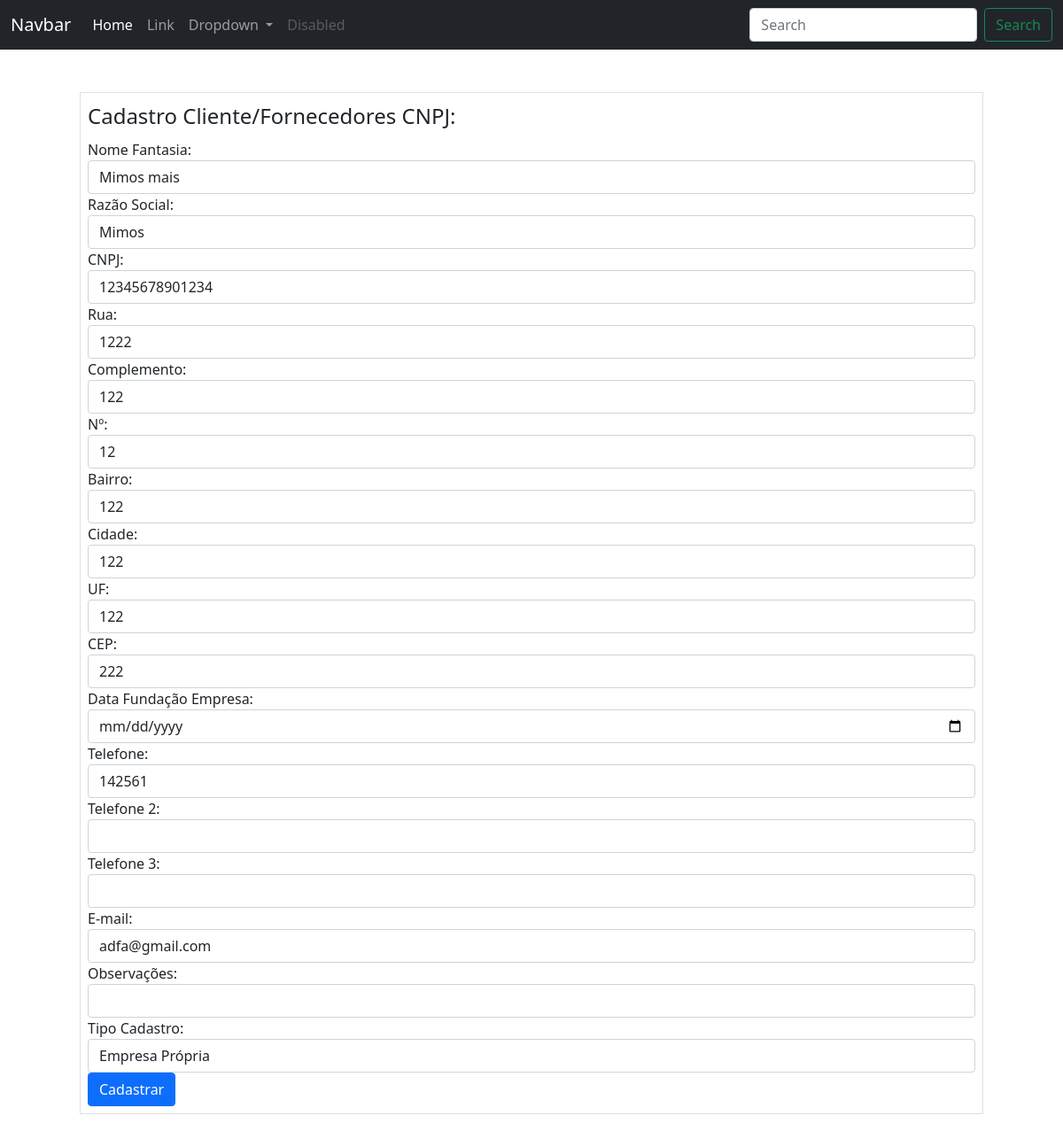
Page /clientesfornecedores/cnpj/1/edicao (signed in) on the earlier database version.
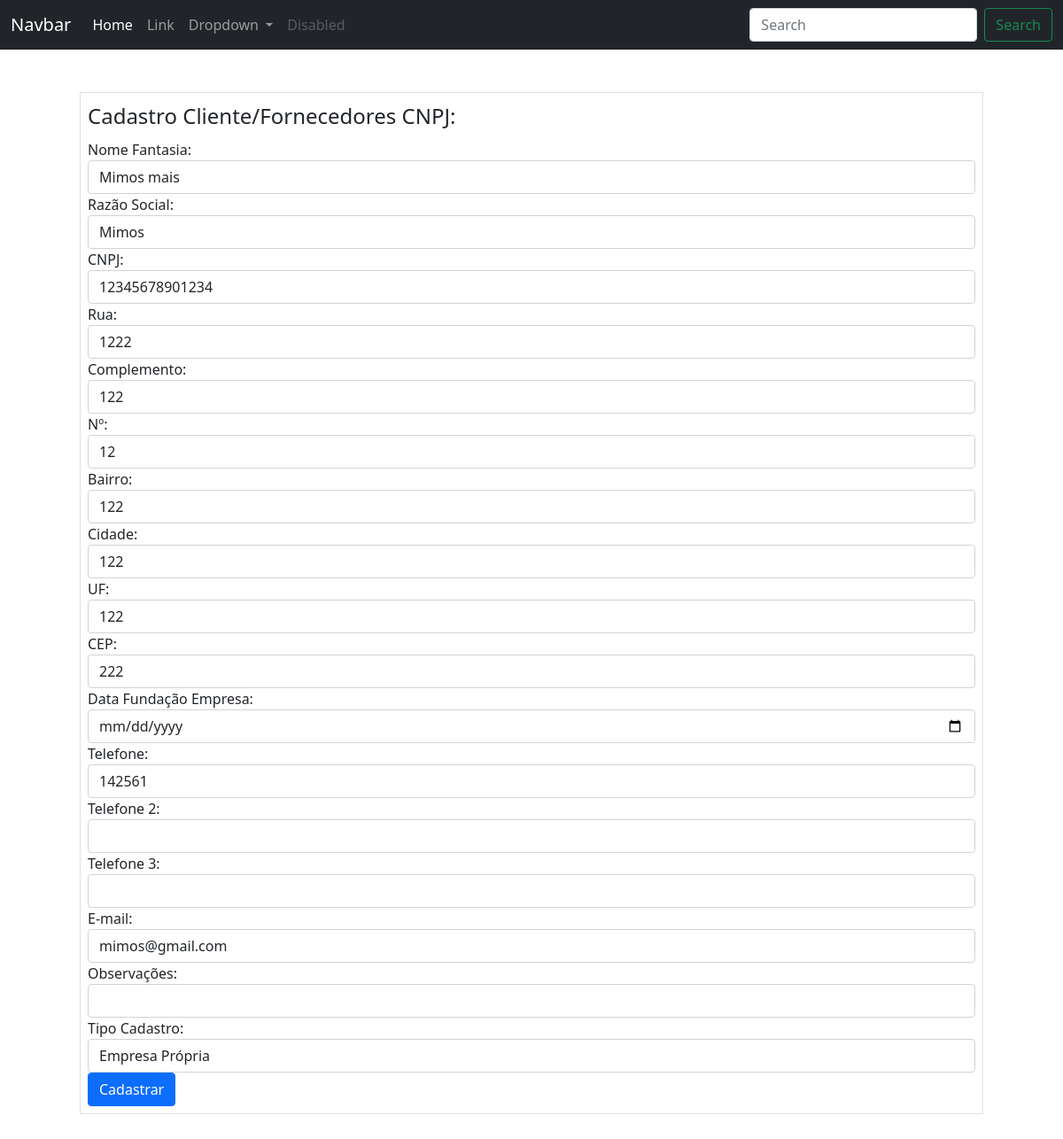
Same page on the later database version.
### ERP/models.py (models this page shows)
class ClientesFornecedores(database.Model):
    __tablename__ ='clientes_fornecedores'
    id = database.Column(database.Integer, primary_key=True)
    nome_fantasia = database.Column(database.String(500))
    razao_social = database.Column(database.String(500))
    cnpj = database.Column(database.String(20), unique=True)
    rua = database.Column(database.String(100))
    complemento = database.Column(database.String(70))
    nro = database.Column(database.String(20))
    bairro = database.Column(database.String(70))
    cidade = database.Column(database.String(70))
    uf = database.Column(database.String(2))
    cep = database.Column(database.String(15))
    data_fundacao = database.Column(database.Date)
    cpf = database.Column(database.String(20), unique=True)
    nome = database.Column(database.String(100))
    telefone = database.Column(database.String(20))
    telefone2 = database.Column(database.String(20))
    telefone3 = database.Column(database.String(20))
    email = database.Column(database.String(100))
    data_aniversario = database.Column(database.Date)
    obs = database.Column(database.Text)
    data_cadastro = database.Column(database.DateTime, default=datetime.utcnow())
    tipo_cadastro = database.Column(database.Integer, database.ForeignKey('tipos_cadastro.id'), nullable=False)
    id_usuario_cadastro = database.Column(database.Integer, database.ForeignKey('usuarios.id'), nullable=False)

### ERP/routes.py (the view, shortened to what this page needs)
@app.route('/clientesfornecedores/<tipo_emp>/<cliente_fornecedor_id>/edicao', methods=['GET', 'POST'])
@login_required
def edicao_clientes_fornecedores(tipo_emp, cliente_fornecedor_id):
    cliente_fornecedor = ClientesFornecedores.query.get_or_404(cliente_fornecedor_id)
    if tipo_emp == 'cnpj':
        form = FormCadastroCNPJ(obj=cliente_fornecedor)
        form.tipo_cadastro.choices = [(tipo.id, tipo.nome_tipo) for tipo in TiposCadastros.query.all()]
        return render_template('cadastro_cnpj.html', form=form)

### ERP/forms.py
class FormCadastroCNPJ(FlaskForm):
    nome_fantasia = StringField('Nome Fantasia:', validators=[DataRequired()])
    razao_social = StringField('Razão Social:', validators=[DataRequired()])
    cnpj = StringField('CNPJ:', validators=[DataRequired(), Length(14,18)])
    rua = StringField('Rua:', validators=[DataRequired()])
    complemento = StringField('Complemento:')
    nro = StringField('Nº:', validators=[DataRequired()])
    bairro = StringField('Bairro:', validators=[DataRequired()])
    cidade = StringField('Cidade:', validators=[DataRequired()])
    uf = StringField('UF:', validators=[DataRequired()])
    cep = StringField('CEP:', validators=[DataRequired()])
    fundacao = DateField('Data Fundação Empresa:')
    telefone = StringField('Telefone:', validators=[DataRequired()])
    telefone2 = StringField('Telefone 2:')
    telefone3 = StringField('Telefone 3:')
    email = StringField('E-mail:', validators=[DataRequired(), Email()])
    obs = StringField('Observações:')
    tipo_cadastro = SelectField('Tipo Cadastro:')
    botao_submit = SubmitField('Cadastrar')

### ERP/routes.py (called while the page is built)
@login_manager.user_loader
def load_user(user_id):
    return Usuarios.query.get(int(user_id))

### ERP/templates/cadastro_cnpj.html (shortened to what the changed rows need)
{% include 'base.html' %}
{% block content %}
    <div class="container">
        <form method='POST' action="" class="border m-5 p-2">
            <fieldset>
                <div class="form-group">
                    {{ form.nome_fantasia.label(class="form-control-label") }}
                    {{ form.nome_fantasia(class="form-control") }}
                </div>
                <div class="form-group">
                    {{ form.razao_social.label(class="form-control-label") }}
                    {{ form.razao_social(class="form-control") }}
                </div>
                <div class="form-group">
                    {{ form.cnpj.label(class="form-control-label") }}
                    {% if form.cnpj.errors %}
                        {{ form.cnpj(class="form-control is-invalid") }}
                        <div class="invalid_feedback">
                            {% for erro in form.cnpj.errors %}
                                {{ erro }}
                            {% endfor %}
                        </div>
                        {% else %}
                            {{ form.cnpj(class="form-control") }}
                        {% endif %}
                </div>
                <div class="form-group">
                    {{ form.rua.label(class="form-control-label") }}
                    {{ form.rua(class="form-control") }}
                </div>
                <div class="form-group">
                    {{ form.complemento.label(class="form-control-label") }}
                    {{ form.complemento(class="form-control") }}
                </div>
                <div class="form-group">
                    {{ form.nro.label(class="form-control-label") }}
                    {{ form.nro(class="form-control") }}
                </div>
                <div class="form-group">
                    {{ form.bairro.label(class="form-control-label") }}
                    {{ form.bairro(class="form-control") }}
                </div>
                <div class="form-group">
                    {{ form.cidade.label(class="form-control-label") }}
                    {{ form.cidade(class="form-control") }}
                </div>
                <div class="form-group">
                    {{ form.uf.label(class="form-control-label") }}
                    {{ form.uf(class="form-control") }}
                </div>
                <div class="form-group">
                    {{ form.cep.label(class="form-control-label") }}
                    {{ form.cep(class="form-control") }}
                </div>
                <div class="form-group">
                    {{ form.telefone.label(class="form-control-label") }}
                    {{ form.telefone(class="form-control") }}
                </div>
                <div class="form-group">
                    {{ form.telefone2.label(class="form-control-label") }}
                    {{ form.telefone2(class="form-control") }}
                </div>
                <div class="form-group">
                    {{ form.telefone3.label(class="form-control-label") }}
                    {{ form.telefone3(class="form-control") }}
                </div>
                <div class="form-group">
                    {{ form.email.label(class="form-control-label") }}
                    {{ form.email(class="form-control") }}
                </div>
                <div class="form-group">
                    {{ form.obs.label(class="form-control-label") }}
                    {{ form.obs(class="form-control") }}
                </div>
                <div class="form-group">
                    {{ form.tipo_cadastro.label(class="form-control-label") }}
                    {{ form.tipo_cadastro(class="form-control") }}
                </div>
            </fieldset>
        </form>
    </div>
{% endblock %}

Differences in the rows shown:
changed ClientesFornecedores "Mimos mais": email "adfa@gmail.com" → "mimos@gmail.com"
